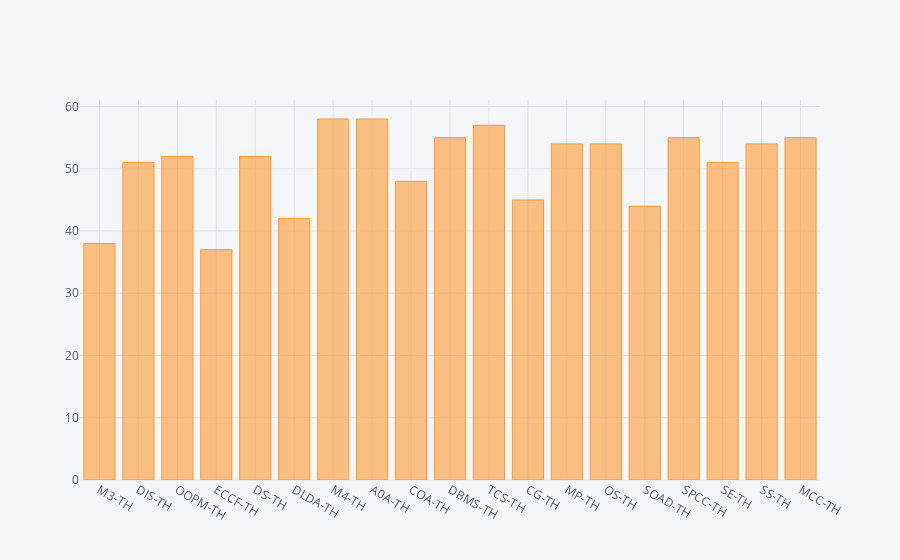

Here is the notebook cell this chart was saved with:
### Code cell
df2018_Theory = df2018_copy.filter(regex='TH')
rowx = df2018_Theory[df2018_Theory.index == "JHA ABHISHEK SHASHINATH"]
rowx.iloc[0].iplot(kind="bar")

### Figure 1 — Plotly figure (JSON) as saved in the notebook; plotly's stock layout.template omitted (floating-point values rounded to 4 significant figures)
{"data": [{"marker": {"color": "rgba(255, 153, 51, 0.6)", "line": {"color": "rgba(255, 153, 51, 1.0)", "width": 1}}, "name": "JHA ABHISHEK SHASHINATH", "orientation": "v", "text": "", "type": "bar", "x": ["M3-TH", "DIS-TH", "OOPM-TH", "ECCF-TH", "DS-TH", "DLDA-TH", "M4-TH", "A0A-TH", "COA-TH", "DBMS-TH", "TCS-TH", "CG-TH", "MP-TH", "OS-TH", "SOAD-TH", "SPCC-TH", "SE-TH", "SS-TH", "MCC-TH"], "y": [38, 51, 52, 37, 52, 42, 58, 58, 48, 55, 57, 45, 54, 54, 44, 55, 51, 54, 55]}], "layout": {"legend": {"bgcolor": "#F5F6F9", "font": {"color": "#4D5663"}}, "paper_bgcolor": "#F5F6F9", "plot_bgcolor": "#F5F6F9", "titlefont": {"color": "#4D5663"}, "xaxis1": {"gridcolor": "#E1E5ED", "showgrid": true, "tickfont": {"color": "#4D5663"}, "title": "", "titlefont": {"color": "#4D5663"}, "zerolinecolor": "#E1E5ED"}, "yaxis1": {"gridcolor": "#E1E5ED", "showgrid": true, "tickfont": {"color": "#4D5663"}, "title": "", "titlefont": {"color": "#4D5663"}, "zerolinecolor": "#E1E5ED"}}}
